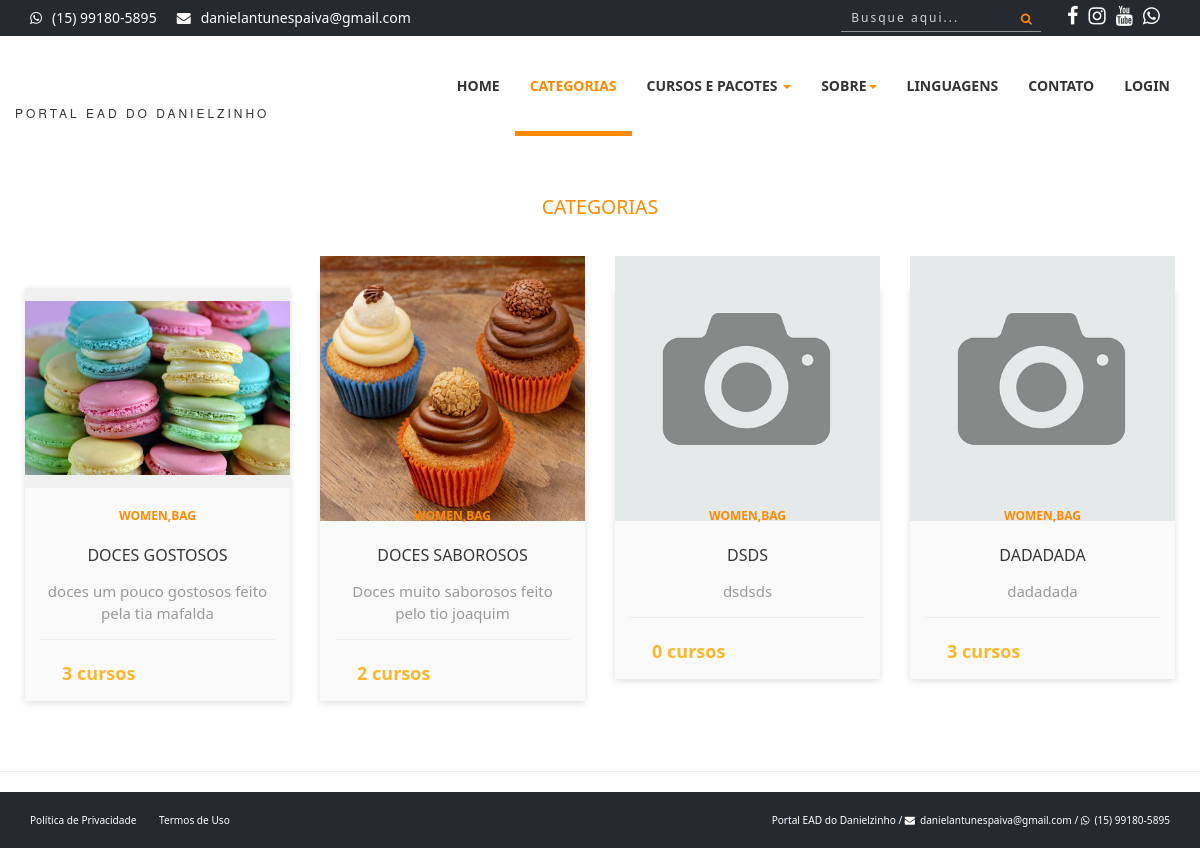
Page /categorias.php on the committed database.
### tables this page shows
CREATE TABLE `config` (
  `id` int(11) NOT NULL,
  `nome_sistema` varchar(50) NOT NULL,
  `email_sistema` varchar(50) NOT NULL,
  `tel_sistema` varchar(20) NOT NULL,
  `cnpj_sistema` varchar(25) DEFAULT NULL,
  `tipo_chave_pix` varchar(25) DEFAULT NULL,
  `chave_pix` varchar(100) DEFAULT NULL,
  `logo` varchar(20) NOT NULL,
  `icone` varchar(20) NOT NULL,
  `logo_rel` varchar(20) NOT NULL,
  `qrcode_pix` varchar(20) DEFAULT NULL,
  `facebook` varchar(120) DEFAULT NULL,
  `instagram` varchar(120) DEFAULT NULL,
  `youtube` varchar(120) DEFAULT NULL,
  `itens_pag` int(11) NOT NULL,
  `video_sobre` varchar(100) NOT NULL
);

CREATE TABLE `categorias` (
  `id` int(11) NOT NULL,
  `nome` varchar(50) NOT NULL,
  `descricao` varchar(50) NOT NULL,
  `foto` varchar(100) DEFAULT NULL,
  `nome_url` varchar(100) DEFAULT NULL
);

### sistema/conexao.php (called while the page is built, shortened)
<?php
$servidor = 'localhost';
$banco = 'portalead';
$usuario = 'root';
$senha = '';
$nome_sistema = 'Portal EAD do Danielzinho';
$email_sistema = 'danielantunespaiva@gmail.com';
$tel_sistema = '(15) 99180-5895';
try {
    $pdo = new PDO("mysql:dbname=$banco; host=$servidor", "$usuario", "$senha");
} catch (Throwable $th) {
    echo 'Erro ao conectar ao banco de dados! <br><br>' . $th;
}
$query = $pdo->query("SELECT * FROM config");
$res = $query->fetchAll(PDO::FETCH_ASSOC);
$total_reg = @count($res);
if ($total_reg == 0) {
    $pdo->query("INSERT into config SET nome_sistema = '$nome_sistema', email_sistema = '$email_sistema', tel_sistema = '$tel_sistema', logo = 'logo.png', icone = 'favicon.ico', logo_rel = 'logo.jpg', itens_pag = '12'");
} else {
    $nome_sistema = $res[0]['nome_sistema'];
    $email_sistema = $res[0]['email_sistema'];
    $facebook_sistema = $res[0]['facebook'];
    $instagram_sistema = $res[0]['instagram'];
    $youtube_sistema = $res[0]['youtube'];
}
?>

### categorias.php (the view, shortened to what this page needs)
<?php
require_once('cabecalho.php');
?>
<?php
$query = $pdo->query("SELECT * FROM categorias ORDER BY id asc");
$res = $query->fetchAll(PDO::FETCH_ASSOC);
$total_reg = @count($res);
if ($total_reg > 0) {
?>
    <section style="margin-top:50px;">
        <div class="section-heading text-center">
            <div class="col-md-12 col-xs-12">
                <h2><small><span>Categorias</span><small></h2>
            </div>
        </div>
        <div class="row" style="margin-left:10px; margin-right:10px;">
            <?php
            for ($i = 0; $i < $total_reg; $i++) {
                $id = $res[$i]['id'];
                $nome = $res[$i]['nome'];
                $descricao = $res[$i]['descricao'];
                $foto = $res[$i]['foto'];
                $url = $res[$i]['nome_url'];
                $query2 = $pdo->query("SELECT * FROM cursos WHERE categoria = '$id'");
                $res2 = $query2->fetchAll(PDO::FETCH_ASSOC);
                $cursos = @count($res2);
            ?>
                <div class="col-sm-3 col-xs-6">
                    <div class="product-card">
                        <div class="product-tumb">
                            <a href="categoria-<?php echo $url ?>">
                                <img src="sistema/painel-admin/img/categorias/<?php echo $foto ?>" alt="">
                            </a>
                        </div>
                        <div class="product-details" style="text-align:center">
                            <span class="product-catagory">Women,bag</span>
                            <h4><a href="categoria-<?php echo $url ?>"><?php echo $nome ?></a></h4>
                            <p><?php echo $descricao ?></p>
                            <div class="product-bottom-details">
                                <div class="product-price"><?php echo $cursos ?> cursos</div>
                            </div>
                        </div>
                    </div>
                </div>
            <?php
            }
            ?>
        </div>
    </section>
<?php
}
?>
<hr>
<?php
require_once('rodape.php');
?>

### cabecalho.php (shortened to what this page needs)
<?php
require_once('sistema/conexao.php');
$index = '';
$categorias = '';
$cursos = '';
$sobre = '';
$linguagens = '';
$contatos = '';
$url = basename($_SERVER['PHP_SELF'], '.php');
if($url == 'index') {
    $index = 'active';
} else if ($url == 'categorias') {
    $categorias = 'active';
} else if ($url == 'linguagens') {
    $linguagens = 'active';
} else if ($url == 'cursos' || $url == 'lista-cursos' || $url == 'pacotes' || $url == 'formacoes' || $url == 'sistemas' || $url == 'lista-cursos-2021' || $url == 'lista-cursos-2022') {
    $cursos = 'active';
} else if ($url == 'sobre' || $url == 'planos' || $url == 'parcerias' || $url == 'perguntas' || $url == 'politica' || $url == 'termos') {
    $sobre = 'active';
} else if ($url == 'contatos') {
    $contatos = 'active';
}
?>
<!DOCTYPE html>
<html>
<head>
    <link rel="stylesheet" href="https://cdnjs.cloudflare.com/ajax/libs/font-awesome/4.5.0/css/font-awesome.min.css">
    <link rel="stylesheet" href="scss/main.css">
    <link rel="stylesheet" href="scss/skin.css">
    <link rel="stylesheet" href="scss/card.css">
    <link rel="stylesheet" href="scss/curso.css">
</head>
<body id="wrapper">
    <section id="top-header">
        <div class="container">
            <div class="row">
                <div class="col-md-7 col-sm-7 col-xs-7 top-header-links">
                    <ul class="contact_links">
                        <li><i class="fa fa-whatsapp"></i><a href="http://api.whatsapp.com/send?1=pt_BR&phone=55<?php echo $tel_sistema ?>" target="_blank"><?php echo $tel_sistema ?></a></li>
                        <li><i class="fa fa-envelope"></i><a href="#"><?php echo $email_sistema ?></a></li>
                    </ul>
                </div>
                <div class="col-md-5 col-sm-12 col-xs-12 social">
                    <ul class="social_links">
                        <li><a href="<?php echo $facebook_sistema ?>" title="Nossa Página no Facebook" target="_blank"><i class="fa fa-facebook"></i></a></li>
                        <li><a href="<?php echo $instagram_sistema ?>" title="Nossa Página no Instagram" target="_blank"><i class="fa fa-instagram"></i></a></li>
                        <li><a href="<?php echo $youtube_sistema ?>" title="Nosso canal no Youtube" target="_blank"><i class="fa fa-youtube"></i></a></li>
                        <li><a href="http://api.whatsapp.com/send?1=pt_BR&phone=55<?php echo $tel_sistema ?>" title="Chamar no Whatsapp" target="_blank"><i class="fa fa-whatsapp"></i></a></li>
                    </ul>
                    <div class="search-box social_links">
                        <button class="btn-search"><i class="fa fa-search"></i></button>
                        <input  onkeyup="listarCab()" type="text" name="buscar_cab" id="buscar_cab" class="input-search" placeholder="Busque aqui...">
                    </div>
                </div>
            </div>
        </div>
    </section>
    <header>
        <nav class="navbar navbar-inverse" style="z-index: 1000">
            <div class="container">
                <div class="row">
                    <div class="navbar-header">
                        <a class="navbar-brand" href="./">
                            <h1> <img src="sistema/img/logo.png" alt="" width="60px">
                            </h1><span><?php echo $nome_sistema ?></span>
                        </a>
                    </div>
                    <div id="navbar" class="collapse navbar-collapse navbar-right">
                        <ul class="nav navbar-nav">
                            <li class="<?php echo $index ?>"><a href="./">Home</a></li>
                            <li class="<?php echo $categorias ?>"><a href="categorias">Categorias</a></li>
                            <li class="dropdown <?php echo $cursos ?>">
                                <a href="#" class="dropdown-toggle" data-toggle="dropdown" role="button" aria-haspopup="true" aria-expanded="false">Cursos e Pacotes <span class="caret"></span></a>
                            </li>
                            <li class="dropdown <?php echo $sobre ?>">
                                <a href="#" class="dropdown-toggle" data-toggle="dropdown" role="button" aria-haspopup="true" aria-expanded="false">Sobre<span class="caret"></span></a>
                            </li>
                            <li class="<?php echo $linguagens ?>"><a href="linguagens">Linguagens</a></li>
                            <li class="<?php echo $contatos ?>"><a href="contatos">Contato</a></li>
                            <li><a href="sistema">Login</a></li>
                        </ul>
                    </div>
                </div>
            </div>
        </nav>
    </header>
    <div id="area-conteudo">

### rodape.php (shortened to what this page needs)
<?php
require_once('sistema/conexao.php');
?>
</div>
<section id="bottom-footer">
    <div class="container">
        <div class="row">
            <div class="col-md-6 col-sm-6 col-xs-12 btm-footer-links ocultar-mobile">
                <a href="politica">Política de Privacidade</a>
                <a href="termos">Termos de Uso</a>
            </div>
            <div class="col-md-6 col-sm-6 col-xs-12 copyright">
                <span class="cor-branca ocultar-mobile"><?php echo $nome_sistema ?> / </span> <i class="fa fa-envelope" style="color:#FFF; margin-right:5px"> </i><a href="#" style="color:#FFF"><?php echo $email_sistema ?></a> / <i class="fa fa-whatsapp" style="color:#FFF; margin-right:5px"></i><a href="http://api.whatsapp.com/send?1=pt_BR&phone=55<?php echo $tel_sistema ?>" target="_blank" style="color:#FFF"><?php echo $tel_sistema ?></a>
            </div>
        </div>
    </div>
</section>
</html>

### scss/card.css (style rules this page uses)
* { -webkit-box-sizing: border-box; box-sizing: border-box; margin: 0; padding: 0; }
.product-card { width: 100%; position: relative; box-shadow: 0 2px 7px #dfdfdf; margin: 50px auto; background: #fafafa; }
.product-tumb { display: flex; align-items: center; justify-content: center; height: 200px; padding: 0px; background: #f0f0f0; }
.product-tumb img { max-width: 100%; max-height: 100%; }
.product-details { padding: 15px; }
.product-catagory { display: block; font-size: 12px; font-weight: 700; text-transform: uppercase; color: #ccc; margin-bottom: 18px; }
.product-details h4 a { font-weight: 500; display: block; margin-bottom: 15px; text-transform: uppercase; color: #363636; text-decoration: none; transition: 0.3s; text-align: center; font-size:16px; }
.product-details p { font-size: 15px; line-height: 22px; margin-bottom: 15px; color: #999; text-align: center; }
.product-bottom-details { overflow: hidden; border-top: 1px solid #eee; padding-top: 20px; }
.product-bottom-details div { float: left; width: 50%; }
.product-price { font-size: 18px; color: #fbb72c; font-weight: 600; }

### rows in the picture
config: email_sistema "danielantunespaiva@gmail.com", nome_sistema "PORTAL EAD DO DANIELZINHO", nome_sistema "Portal EAD do Danielzinho"
categorias: foto (picture), nome "DOCES GOSTOSOS", descricao "doces um pouco gostosos feito pela tia mafalda", cursos "3"
categorias: foto (picture), nome "DOCES SABOROSOS", descricao "Doces muito saborosos feito pelo tio joaquim", cursos "2"
categorias: foto (picture), nome "DSDS", descricao "dsdsds", cursos "0"
categorias: foto (picture), nome "DADADADA", descricao "dadadada", cursos "3"

### other values in the picture
$tel_sistema "(15) 99180-5895"
